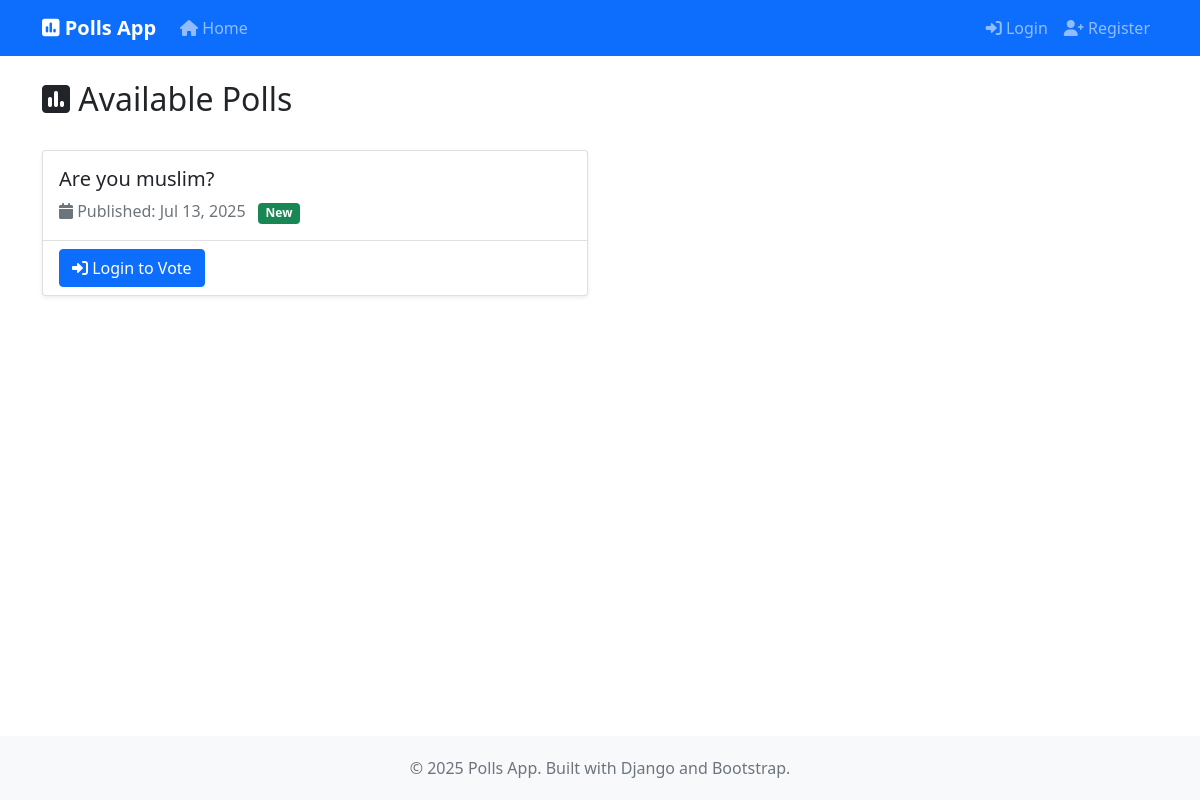
The page / on the database its author committed.
### home_polls/models.py (models this page shows, shortened)
class Question(models.Model):
    question_text = models.CharField(max_length=200)
    pub_date = models.DateTimeField('date published')
    created_by = models.ForeignKey(User, on_delete=models.CASCADE, null=True, blank=True, related_name='created_questions')
    is_active = models.BooleanField(default=True)
    def published_recently(self):
        now = timezone.now()
        return now - timezone.timedelta(days=1) <= self.pub_date <= now
    class Meta:
        ordering = ['-pub_date']

### home_polls/views.py (the view)
# urls.py: path('', views.index, name='home'),
def index(request):
    latest_questions = Question.objects.order_by('-pub_date')[:5]
    context = {
        'latest_questions': latest_questions,
    }
    return render(request, 'home_polls/index.html', context)

### home_polls/templates/home_polls/index.html (shortened to what this page needs)
{% extends 'base.html' %}
{% block content %}
<div class="row">
    <div class="col-md-12">
        <div class="d-flex justify-content-between align-items-center mb-4">
            <h2><i class="fas fa-poll"></i> Available Polls</h2>
        </div>
        {% if latest_questions %}
            <div class="row">
                {% for question in latest_questions %}
                <div class="col-md-6 mb-4">
                    <div class="card h-100 shadow-sm">
                        <div class="card-body">
                            <h5 class="card-title">{{ question.question_text }}</h5>
                            <p class="card-text text-muted">
                                <i class="fas fa-calendar"></i> Published: {{ question.pub_date|date:"M d, Y" }}
                                {% if question.published_recently %}
                                    <span class="badge bg-success ms-2">New</span>
                                {% endif %}
                            </p>
                        </div>
                        <div class="card-footer bg-transparent">
                            {% if user.is_authenticated %}
                                <a href="{% url 'home_polls:detail' question.id %}" class="btn btn-primary">
                                    <i class="fas fa-vote-yea"></i> Vote Now
                                </a>
                                <a href="{% url 'home_polls:results' question.id %}" class="btn btn-outline-secondary">
                                    <i class="fas fa-chart-bar"></i> Results
                                </a>
                            {% else %}
                                <a href="{% url 'account_login' %}?next={% url 'home_polls:detail' question.id %}" class="btn btn-primary">
                                    <i class="fas fa-sign-in-alt"></i> Login to Vote
                                </a>
                            {% endif %}
                        </div>
                    </div>
                </div>
                {% endfor %}
            </div>
        {% endif %}
    </div>
</div>
{% endblock %}

### accounts/templates/base.html (style rules this page uses)
body { display: flex; flex-direction: column; min-height: 100vh; }

### rows shown on the page
Question: question_text "Are you muslim?", pub_date "Jul 13, 2025", shows "New"
